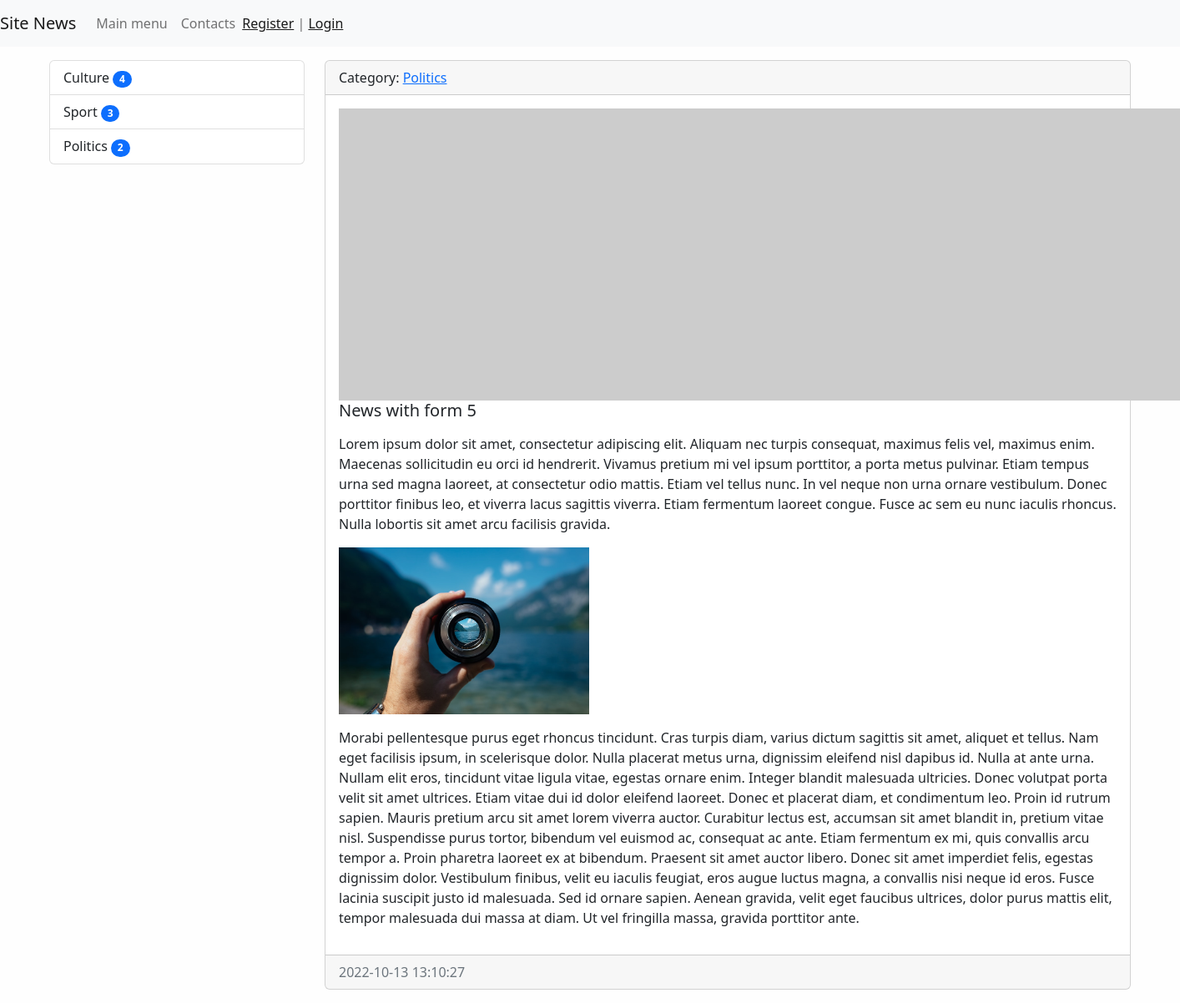
/news/12/, run on the app's committed database.
### news/models.py (models this page shows, shortened)
class Category(models.Model):
    title = models.CharField(max_length=150, db_index=True, verbose_name="Name of category")
    def get_absolute_url(self):
        return reverse('category', kwargs={"category_id": self.pk})
    def __str__(self):
        return self.title
    class Meta:
        verbose_name = "Category"
        verbose_name_plural = "All Category"
        ordering = ["title"]

class News(models.Model):
    title = models.CharField(max_length=150, verbose_name="Title")
    content = models.TextField(blank=True,
                               verbose_name="Content")  # content can be kept blank. In the database ("") will be stored.
    created_at = models.DateTimeField(auto_now_add=True, verbose_name="Created at")
    updated_at = models.DateTimeField(auto_now=True, verbose_name="Updated at")
    photo = models.ImageField(upload_to="photos/%Y/%m/%d", verbose_name="Photo", blank=True)
    is_published = models.BooleanField(default=True, verbose_name="Is published?")
    category = models.ForeignKey("Category", on_delete=models.PROTECT, verbose_name="Name of category")
    views = models.IntegerField(default=0)
    class Meta:
        verbose_name = "News"
        verbose_name_plural = "All News"
        ordering = ["-created_at"]

### news/views.py (the view)
# urls.py: path('news/<int:pk>/', ViewNews.as_view(), name='view_news'),
class ViewNews(DetailView):
    model = News
    context_object_name = 'news_item'

### news/templatetags/news_tags.py (called while the page is built)
@register.inclusion_tag('news/list_categories.html')
def show_categories(arg1="Hello", arg2="world"):
    categories = Category.objects.annotate(cnt=Count('news', filter=F('news__is_published'))).filter(cnt__gt=0)
    return {"categories": categories, "arg1": arg1, "arg2": arg2}

### news/templates/news/news_detail.html (shortened to what this page needs)
{% extends 'base.html' %}
{% block sidebar %}
{% include 'inc/_sidebar.html' %}
{% endblock %}
{% block content %}
<div class="card mb-3">
    <div class="card-header">
        Category: <a href="{{ news_item.category.get_absolute_url }}">{{news_item.category}}</a>
    </div>
    <div class="card-body">
        {% if item.photo %}
        <img src="{{ news_item.photo.url }}" alt="" width="350" class="float-left-mr-3">
        {% else %}
        <img src="https://picsum.photos/id/1060/350/235/?blur=2" alt="" class="float-left-mr-3">
        {% endif %}
        <h5 class="card-title">{{news_item.title}}</h5>
        {% autoescape off %}
        <p class="card-text">{{news_item.content|safe|linebreaks}}</p>
        {% endautoescape %}
    </div>
    <div class="card-footer text-muted">
        {{news_item.created_at|date:"Y-m-d H:i:s"}}
    </div>
</div>
{% endblock %}

### news/templates/news/list_categories.html
<div class="list-group">
    {% for item in categories %}
    <a href="{{ item.get_absolute_url }}" class="list-group-item list-group-item-action">{{item.title}}
        <span class="badge bg-primary rounded-pill">{{item.cnt}}</span>
    </a>
    {% endfor %}
</div>

### my_app/static/css/style.css (style rules this page uses)
body { background-color: #fefefe; }

### data on the page
Category: title "Culture", cnt "4"
Category: title "Sport", cnt "3"
Category: title "Politics", cnt "2"
News: category "Politics", title "News with form 5", content "Lorem ipsum dolor sit amet, consectetur adipiscing elit. Aliquam nec turpis consequat, maximus felis vel, maximus enim. Maecenas sollicitudin eu orci id hendrerit. Vivamus pretium mi vel ipsum porttitor, a porta metus pulvinar. Etiam tempus urna sed magna laoreet, at consectetur odio mattis. Etiam vel tellus nunc. In vel neque non urna ornare vestibulum. Donec porttitor finibus leo, et viverra lacus sagittis viverra. Etiam fermentum laoreet congue. Fusce ac sem eu nunc iaculis rhoncus. Nulla lobortis sit amet arcu facilisis gravida. Morabi pellentesque purus eget rhoncus tincidunt. Cras turpis diam, varius dictum sagittis sit amet, aliquet et tellus. Nam eget facilisis ipsum, in scelerisque…", content (picture), created_at "2022-10-13 13:10:27"
